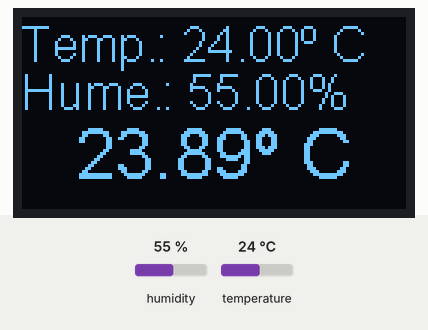
A program run on a simulated ESP8266 (NodeMCU). On the bench: 128×64 one-colour display. The inputs (shaded band) are chosen by the test bench; at power-on: humidity 55 %, temperature 24 °C. At 30.1 s the program puts the board to deep sleep or switches it off; the recording ends there.

Above: at 2.8 s.
2.9 s: humidity set to 22 %
At 4.9 s:
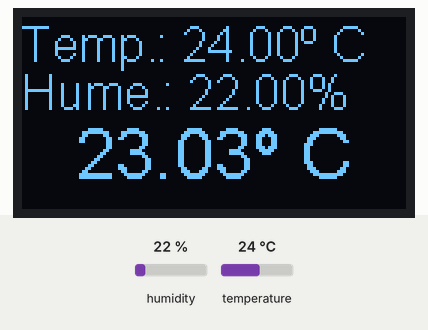
5.6 s: temperature set to 12 °C
At 6.6 s:
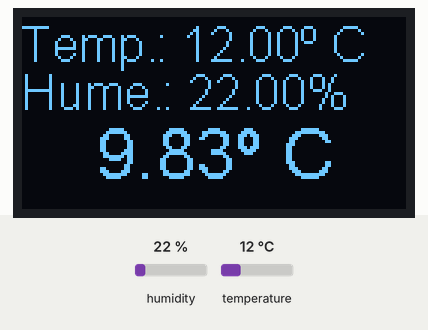
8.3 s: humidity set to 40 %
At 11.2 s:
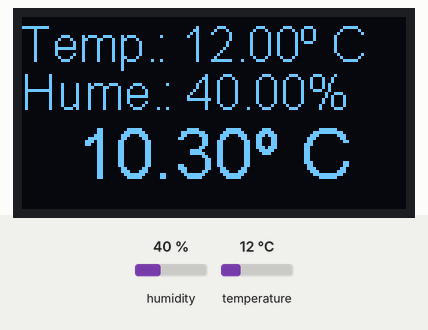
11.5 s: temperature set to 19 °C
At 13.0 s:
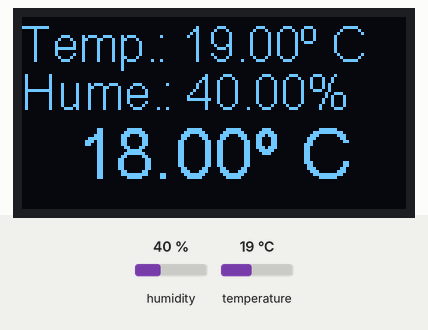
Timing chart, 0 to 14.5 s (numbered marks = the images above; inputs shaded):
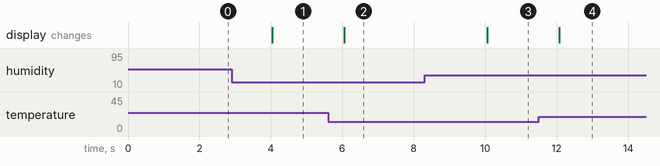

Measured:
- after the input at 2.9 s, the display: changes after 1.1 s (image 1)
- after the input at 5.6 s, the display: changes after 0.45 s (image 2)
- after the input at 8.3 s, the display: changes after 1.8 s (image 3)
- after the input at 11.5 s, the display: changes after 0.57 s (image 4)

The program:

main.cpp
```cpp
#include <Wire.h>
#include <SSD1306.h>
#include <DHT.h>

#define FW_NAME "station"
#define FW_VERSION "1.0.0"
const char *__FLAGGED_FW_NAME = "\xbf\x84\xe4\x13\x54" FW_NAME "\x93\x44\x6b\xa7\x75";
const char *__FLAGGED_FW_VERSION = "\x6a\x3f\x3e\x0e\xe1" FW_VERSION "\xb0\x30\x48\xd4\x1a";

SSD1306  display(0x3c, D2, D1);
DHT dht(D3, DHT22);
unsigned long boot_time = 0;
unsigned long cooldown = 30;

void setup()
{
	Serial.begin(115200);
	Serial.println();

	display.init();
	display.flipScreenVertically();
	display.setFont(ArialMT_Plain_10);

	boot_time = millis();
}

void loop()
{
	display.clear();

	float h = dht.readHumidity();
	float t = dht.readTemperature();

	if (isnan(h) || isnan(t))
	{
		Serial.println("Failed to read from DHT sensor!");
		return;
	}

	float hic = dht.computeHeatIndex(t, h, false);

	display.setTextAlignment(TEXT_ALIGN_LEFT);
	display.setFont(ArialMT_Plain_16);
	display.drawString(0, 0, "Temp.: " + String(t) + "º C");

	display.setFont(ArialMT_Plain_16);
	display.drawString(0, 16, "Hume.: " + String(h) + "%");

	display.setTextAlignment(TEXT_ALIGN_CENTER);
	display.setFont(ArialMT_Plain_24);
	display.drawString(128 / 2, 32, String(hic) + "º C");

	display.setTextAlignment(TEXT_ALIGN_RIGHT);
	display.drawString(10, 128, String(millis()));
	display.display();

	if(millis() > (boot_time + (cooldown * 1000)))
	{
		display.clear();
		display.display();
		display.end();
		// conectamos el GPIO16 (D0) puenteado con RST
		// ESP.deepSleep(20e6); // 20e6 is 20 seconds
		// conectamos al RST un boton en pull-up
		ESP.deepSleep(0);
	}

	delay(10);
}
```
